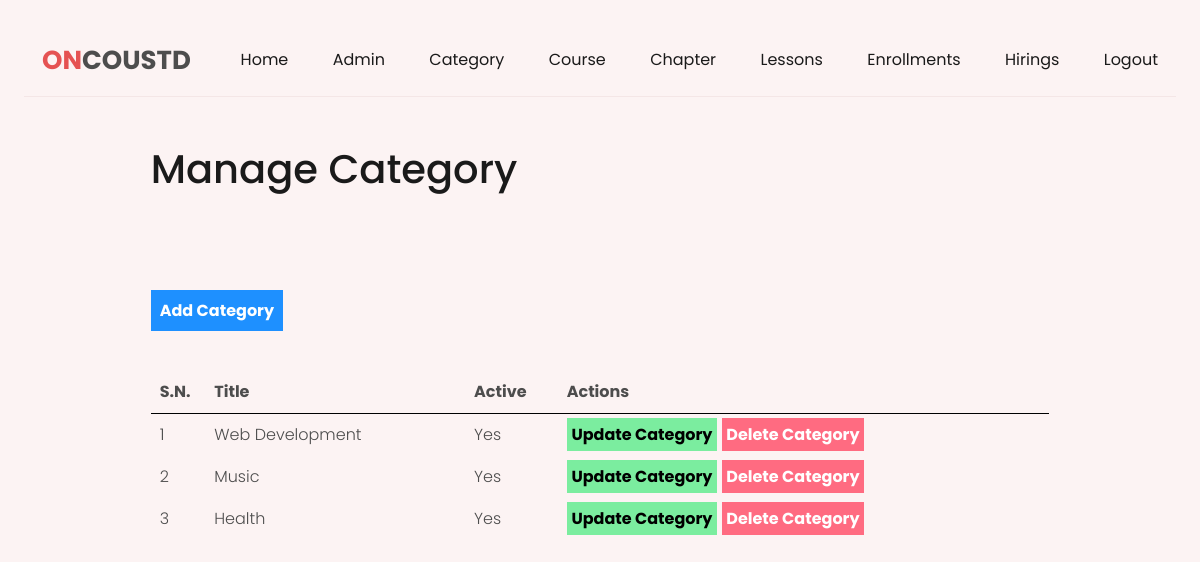
/admin/manage-category.php (signed in), run on the app's committed database.
### tables this page shows
CREATE TABLE `tbl_category` (
  `id` int(11) NOT NULL,
  `name` varchar(200) NOT NULL,
  `active` varchar(200) NOT NULL
);

### admin/manage-category.php (the view, shortened to what this page needs)
<?php
include('admin-partials/header.php');
?>
<div class="main-content">
	<div class="wrapper">
		<h1>Manage Category</h1>
		<br><br>
			<br><br>
			<a href="<?php echo SITEURL;?>admin/add-category.php" class="btn-primary">Add Category</a>
			<br>
			<br>
			<br>
			<table class="tbl-full">
				<tr>
					<th>S.N.</th>
					<th>Title</th>
					<th>Active</th>
					<th>Actions</th>
				</tr>
				<?php
					$sql = "SELECT * FROM tbl_category";
					$res =  mysqli_query($conn,$sql);
					$count = mysqli_num_rows($res);
					$sn = 1;
					if($count>0)
					{
						while ($row = mysqli_fetch_assoc($res))
						{
							$id = $row['id'];
							$title = $row['name'];
							$active = $row['active'];
							?>
						<tr>
							<td><?php echo $sn++; ?></td>
							<td><?php echo $title; ?></td>
							<td><?php echo $active; ?>
							<td>
								<a href="<?php echo SITEURL; ?>admin/update-category.php?id=<?php echo $id; ?>" class="btn-secondary">Update Category</a>
								<a href="<?php echo SITEURL; ?>admin/delete-category.php?id=<?php echo $id; ?>" class="btn-danger">Delete Category</a>
							</td>
						</tr>
							<?php
						}
					}
					else
					{
						?>
						<tr>
							<td colspan="6"><div class="error">No category added.</div></td>
						</tr>
						<?php
					}
				?>
			</table>
	</div>
</div>

### css/admin.css (style rules this page uses)
:root { --orange: hsl(36, 80%, 50%); --white: hsl(0, 0%, 100%); --WHITE: hsl(0, 0%, 100%); --BLACK: hsl(0, 0%, 0%); --black-90: hsl(0, 0%, 10%); --black-70: hsl(0, 0%, 30%); --black-alpha-40: hsl(0, 0%, 0%, 0.4); --yellow-light: hsl(44, 95%, 83%); --green-light: hsl(158, 68%, 75%); --red-light: hsl(0, 84%, 80%); --orange-light: hsl(22, 85%, 80%); --select-box-bg-color: hsl(0, 0%, 100%); --border-color-1: hsl(0, 0%, 90%); }
body { background-color: var(--body-bg-color); font-family: 'Poppins', sans-serif; font-size: 16px; font-weight: 300; color: var(--black-70); min-height: 100vh; overflow-x: hidden; }
a { color: var(--main-color); text-decoration: none; }
h1,h2,h3,h4,h5 { color: var(--black-90); line-height: 1.3; }
.wrapper { width: 80%; margin: 0 auto; padding: 1%; }
.tbl-full { width: 100%; }
table tr th { border-bottom: 1px solid black; padding: 1%; text-align: left; }
table tr td { padding: 1%; }
.btn-primary { background-color: #1e90ff; padding: 1%; color: white; text-decoration: none; font-weight: bold; }
.btn-secondary { background-color: #7bed9f; padding: 1%; color: black; text-decoration: none; font-weight: bold; }
.btn-danger { background-color: #ff6b81; padding: 1%; color: white; text-decoration: none; font-weight: bold; }
.main-content { padding: 3% 0; }

### css/colors/color-1.css (style rules this page uses)
:root { --hue-value-1:0; --hue-value-2:230; --main-color: hsl(var(--hue-value-1),74%, 61%); --button-hover-color: hsl(var(--hue-value-1), 57%, 53%); --body-bg-color:hsl(var(--hue-value-1), 63%, 97%); --border-color-2:hsl(var(--hue-value-1), 40%,93%); --shadow: 0 0 10px hsl(var(--hue-value-1), 40% , 90%); --body-gradient-bg-color-1: hsla(var(--hue-value-1), 100%, 50%,0.2); --body-gradient-bg-color-2: hsla(var(--hue-value-2), 100%, 50%,0.2); --decoration-bg-color-1: hsl(var(--hue-value-1), 100%, 70%); --decoration-bg-color-2: hsl(var(--hue-value-2), 100%, 70%); }

### data on the page
tbl_category: name "Web Development", active "Yes"
tbl_category: name "Music", active "Yes"
tbl_category: name "Health", active "Yes"
